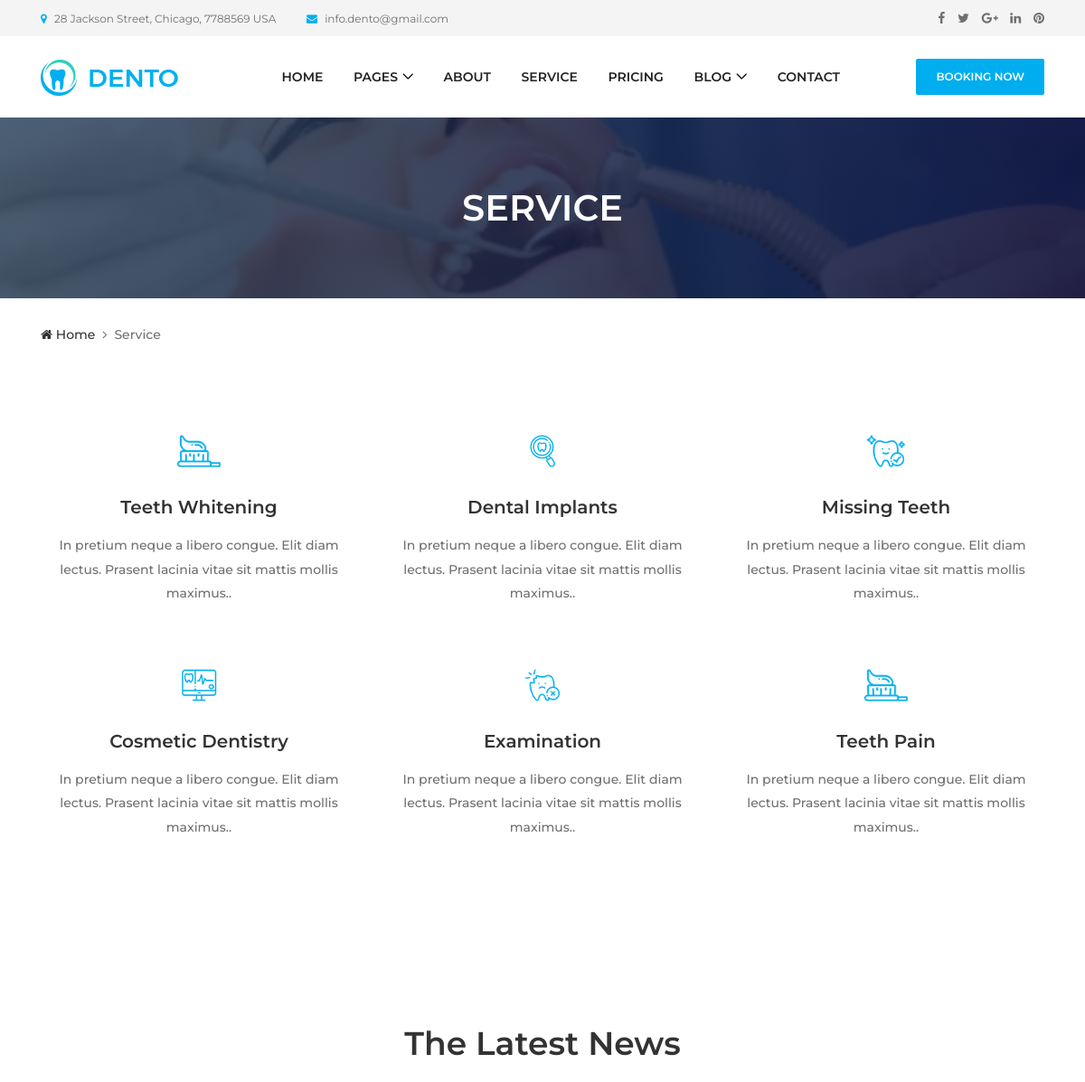
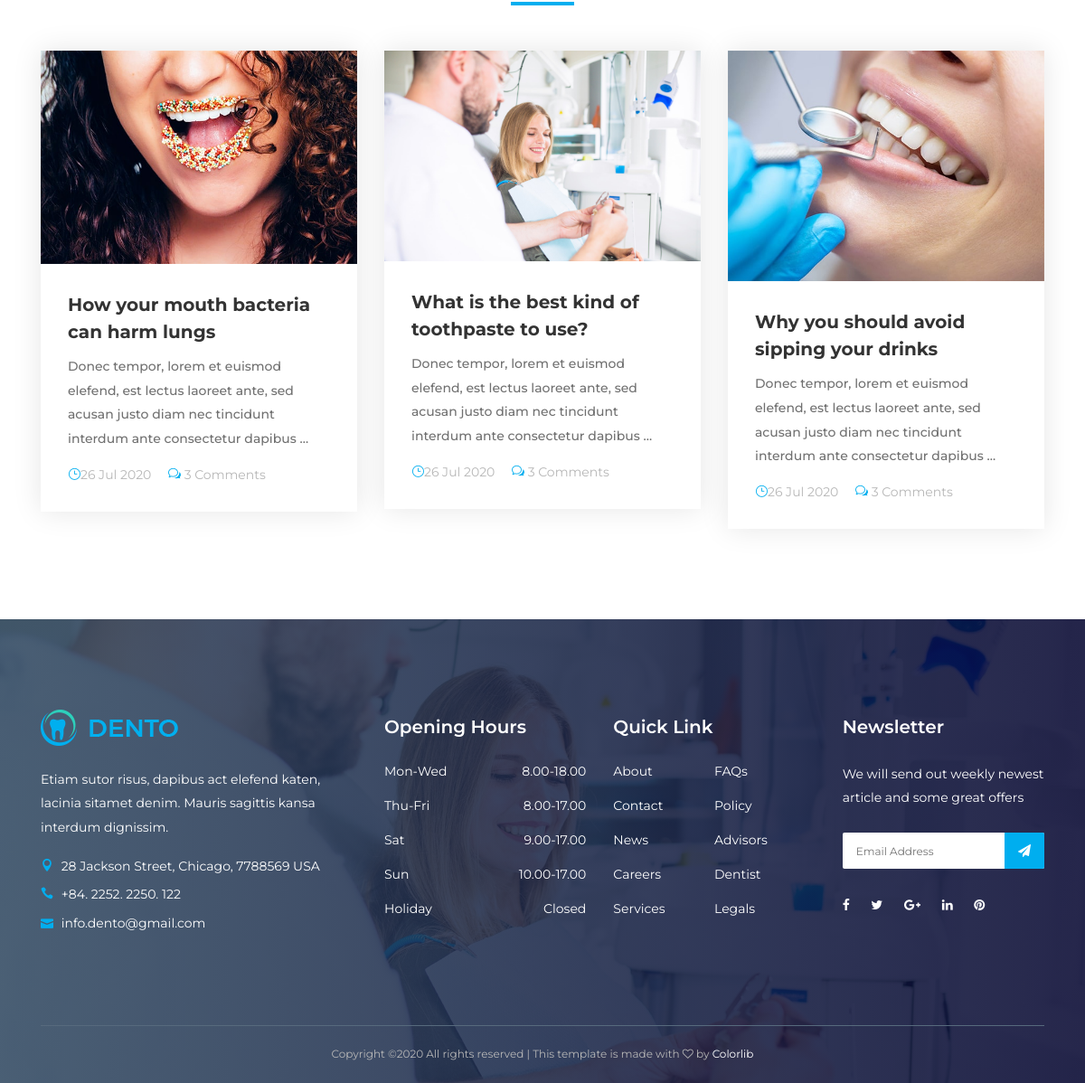
The app's page /service/ with its own data (2 pictures, top to bottom).
### service/models.py (models this page shows, shortened)
class Service(models.Model):
	image = models.ImageField(upload_to = 'media/service')
	title = models.CharField(max_length=50)
	text = models.TextField()

### blog/models.py (models this page shows, shortened)
class BlogPost(models.Model):
	auther = models.ForeignKey(User,on_delete=models.CASCADE)
	title = models.CharField(max_length=150)
	description = models.TextField()
	image = models.ImageField(upload_to = 'media/blog')
	created = models.DateTimeField(default=timezone.now)
	category = models.ForeignKey('Category',on_delete = models.SET_NULL,null=True)
	tags = TaggableManager(blank=True)
	class Meta:
		verbose_name='BlogPostss'
		verbose_name_plural='BlogPosts'

### service/views.py (the view)
# urls.py: path('', views.service_us, name = 'service_us'),
def service_us(request):
	services = Service.objects.all()
	post_list = BlogPost.objects.all()
	context = {'services':services,
				'post_list':post_list,
				}
	return render(request,'service/services.html',context)

### service/templates/service/services.html
{% extends "base.html" %}
{% load static %}
{% block body %}
  <div class="breadcumb-area bg-img bg-gradient-overlay" style="background-image: url({% static 'img/bg-img/12.jpg' %});">
    <div class="container h-100">
      <div class="row h-100 align-items-center">
        <div class="col-12">
          <h2 class="title">Service</h2>
        </div>
      </div>
    </div>
  </div>
  <div class="breadcumb--con">
	    <div class="container">
	      <div class="row">
	        <div class="col-12">
	          <nav aria-label="breadcrumb">
	            <ol class="breadcrumb">
	              <li class="breadcrumb-item"><a href=""><i class="fa fa-home"></i> Home</a></li>
	              <li class="breadcrumb-item active" aria-current="page">Service</li>
	            </ol>
	          </nav>
	        </div>
	      </div>
	    </div>
  </div>
  <section class="dento-services-area mt-50 mb-50">
		    <div class="container">
		      <div class="row">
		        {% for service in services  %}
			        <div class="col-12 col-sm-6 col-lg-4">
			          <div class="single-service--area text-center mb-50">
			            <div class="icon--">
			              <img src="{{service.image.url}}" alt="">
			            </div>
			            <h5>{{service.title}}</h5>
			            <p>{{service.text}}.</p>
			          </div>
			        </div>
		        {% endfor %}
		      </div>
		    </div>
  </section>
  <section class="dento-blog-area section-padding-100-0 clearfix">
    <div class="container">
      <div class="row">
        <div class="col-12">
          <div class="section-heading text-center">
            <h2>The Latest News</h2>
            <div class="line"></div>
          </div>
        </div>
      </div>
      <div class="row">
                   {% for post in post_list %}
                <div class="col-12 col-md-6 col-lg-4">
                  <div class="single-blog-item mb-100">
                    <a href="{% url 'blog:post_detail' post.id %}">
                      <img src="{{post.image.url}}" alt="">
                    </a>
                    <div class="blog-content">
                      <a href="{% url 'blog:post_detail' post.id %}" class="post-title">{{post.title}}</a>
                      <p>{{post.description|truncatewords:20}}</p>
                      <div class="post-meta">
                        <a href="{% url 'blog:post_detail' post.id %}"><i class="icon_clock_alt"></i>{{post.created|date:'j M o'}}</a>
                        <a href="{% url 'blog:post_detail' post.id %}"><i class="icon_chat_alt"></i> 3 Comments</a>
                      </div>
                    </div>
                  </div>
                </div>
            {% endfor %}
      </div>
    </div>
  </section>
{% endblock body %}

### templates/base.html (shortened to what this page needs)
{% load static %}
<!DOCTYPE html>
<html lang="en">
<head>
  <link rel="stylesheet" type="text/css" href="{% static 'css/style.css'%}">
  <link rel="stylesheet" type="text/css" href="{% static 'css/amine.css' %}">
  <link rel="stylesheet" href="{% static 'style.css'%}">
</head>
<body>
  <header class="header-area">
    <div class="top-header-area">
      <div class="container h-100">
        <div class="row h-100 align-items-center">
          <div class="col-6 col-md-9 col-lg-8">
            <div class="top-header-content">
              <a href="#" data-toggle="tooltip" data-placement="bottom" title="28 Jackson Street, Chicago, 7788569 USA"><i class="fa fa-map-marker"></i> <span>28 Jackson Street, Chicago, 7788569 USA</span></a>
              <a href="#" data-toggle="tooltip" data-placement="bottom" title="info.dento@gmail.com"><i class="fa fa-envelope"></i> <span>info.dento@gmail.com</span></a>
            </div>
          </div>
          <div class="col-6 col-md-3 col-lg-4">
            <div class="top-header-social-info text-right">
              <a href="#" data-toggle="tooltip" data-placement="bottom" title="Facebook"><i class="fa fa-facebook"></i></a>
              <a href="#" data-toggle="tooltip" data-placement="bottom" title="Twitter"><i class="fa fa-twitter"></i></a>
              <a href="#" data-toggle="tooltip" data-placement="bottom" title="Google Plus"><i class="fa fa-google-plus"></i></a>
              <a href="#" data-toggle="tooltip" data-placement="bottom" title="Linkedin"><i class="fa fa-linkedin"></i></a>
              <a href="#" data-toggle="tooltip" data-placement="bottom" title="Pinterest"><i class="fa fa-pinterest"></i></a>
            </div>
          </div>
        </div>
      </div>
    </div>
    <div class="main-header-area">
      <div class="classy-nav-container breakpoint-off">
        <div class="container">
          <nav class="classy-navbar justify-content-between" id="dentoNav">
            <a class="nav-brand" href="index.html"><img src="{% static 'img/core-img/logo.png' %}" alt=""></a>
            <div class="classy-menu">
              <div class="classynav">
                <ul id="nav">
                  <li><a href="index.html">Home</a></li>
                  <li><a href="#">Pages</a>
                  </li>
                  <li><a href="about.html">About</a></li>
                  <li><a href="service.html">Service</a></li>
                  <li><a href="pricing.html">Pricing</a></li>
                  <li><a href="#">Blog</a>
                  </li>
                  <li><a href="./contact.html">Contact</a></li>
                </ul>
              </div>
            </div>
            <a href="#" class="btn dento-btn booking-btn">Booking Now</a>
          </nav>
        </div>
      </div>
    </div>
  </header>
  {% block body %}
  {% endblock body %}
  <footer class="footer-area bg-img bg-gradient-overlay" style="background-image: url({% static 'img/bg-img/3.jpg' %});">
    <div class="container">
      <div class="row">
        <div class="col-12 col-sm-6 col-lg-4">
          <div class="single-footer-widget">
            <a href="./index.html" class="d-block mb-4"><img src="./img/core-img/logo.png" alt=""></a>
            <p>Etiam sutor risus, dapibus act elefend katen, lacinia sitamet denim. Mauris sagittis kansa interdum dignissim.</p>
            <div class="footer-contact">
              <p><i class="icon_pin"></i> 28 Jackson Street, Chicago, 7788569 USA</p>
              <p><i class="icon_phone"></i> +84. 2252. 2250. 122</p>
              <p><i class="icon_mail"></i> info.dento@gmail.com</p>
            </div>
          </div>
        </div>
        <div class="col-12 col-sm-6 col-lg">
          <div class="single-footer-widget">
            <h5 class="widget-title">Opening Hours</h5>
            <ul class="opening-hours">
              <li><span>Mon-Wed</span> <span>8.00-18.00</span></li>
              <li><span>Thu-Fri</span> <span>8.00-17.00</span></li>
              <li><span>Sat</span> <span>9.00-17.00</span></li>
              <li><span>Sun</span> <span>10.00-17.00</span></li>
              <li><span>Holiday</span> <span>Closed</span></li>
            </ul>
          </div>
        </div>
        <div class="col-12 col-sm-6 col-lg">
          <div class="single-footer-widget">
            <h5 class="widget-title">Quick Link</h5>
            <nav>
              <ul class="quick-links">
                <li><a href="#">About</a></li>
                <li><a href="#">FAQs</a></li>
                <li><a href="#">Contact</a></li>
                <li><a href="#">Policy</a></li>
                <li><a href="#">News</a></li>
                <li><a href="#">Advisors</a></li>
                <li><a href="#">Careers</a></li>
                <li><a href="#">Dentist</a></li>
                <li><a href="#">Services</a></li>
                <li><a href="#">Legals</a></li>
              </ul>
            </nav>
          </div>
        </div>
        <div class="col-12 col-sm-6 col-lg">
          <div class="single-footer-widget">
            <h5 class="widget-title">Newsletter</h5>
            <p>We will send out weekly newest article and some great offers</p>
            <div class="footer-newsletter-form">
              <form action="#" method="post">
                <input type="email" name="nl-email" value="" placeholder="Email Address">
                <button type="submit"><i class="fa fa-paper-plane" aria-hidden="true"></i></button>
              </form>
            </div>
            <div class="footer-social-info">
              <a href="#" data-toggle="tooltip" data-placement="top" title="Facebook"><i class="fa fa-facebook"></i></a>
              <a href="#" data-toggle="tooltip" data-placement="top" title="Twitter"><i class="fa fa-twitter"></i></a>
              <a href="#" data-toggle="tooltip" data-placement="top" title="Google Plus"><i class="fa fa-google-plus"></i></a>
              <a href="#" data-toggle="tooltip" data-placement="top" title="Linkedin"><i class="fa fa-linkedin"></i></a>
              <a href="#" data-toggle="tooltip" data-placement="top" title="Pinterest"><i class="fa fa-pinterest"></i></a>
            </div>
          </div>
        </div>
      </div>
    </div>
    <div class="container">
      <div class="row">
        <div class="col-12">
          <div class="copywrite-content">
            <p>
Copyright &copy;<script>document.write(new Date().getFullYear());</script> All rights reserved | This template is made with <i class="fa fa-heart-o" aria-hidden="true"></i> by <a href="https://colorlib.com" target="_blank">Colorlib</a>
</p>
          </div>
        </div>
      </div>
    </div>
  </footer>
</body>
</html>

### static/css/default-assets/classy-nav.css (style rules this page uses)
body { font-family: "Roboto", sans-serif; }
ul { margin: 0; }
ul li { list-style: none; }
img { height: auto; max-width: 100%; }
.bg-img { background-position: center center; background-size: cover; background-repeat: no-repeat; }
.classy-nav-container { position: relative; z-index: 100; background-color: #ffffff; }
.classy-nav-container * { box-sizing: border-box; }
.classy-nav-container a { -webkit-transition-duration: 500ms; transition-duration: 500ms; text-decoration: none; outline: none; font-size: 14px; font-weight: 400; color: #232323; display: inline-block; }
.justify-content-between { -webkit-box-pack: justify; -ms-flex-pack: justify; justify-content: space-between; }
.classy-navbar { width: 100%; height: 70px; padding: 0.5em 2em; display: -webkit-box; display: -ms-flexbox; display: flex; -webkit-box-align: center; -ms-flex-align: center; -ms-grid-row-align: center; align-items: center; }
.classy-navbar .nav-brand { font-size: 26px; font-weight: 500; color: #565656; display: inline-block; margin-right: 30px; }
.classynav ul li { display: inline-block; clear: both; position: inherit; z-index: 10; }
.classynav ul li.cn-dropdown-item { position: relative; z-index: 10; }
.classynav ul li a { padding: 0 12px; display: block; height: 35px; font-size: 14px; line-height: 34px; }
.classynav ul li.megamenu-item>a:after, .classynav ul li.has-down>a:after { font-family: 'classyfonts'; content: "\e900"; font-size: 12px; color: #000000; padding-left: 5px; -webkit-transition-duration: 500ms; transition-duration: 500ms; }
.breakpoint-off .classynav { display: -webkit-box; display: -ms-flexbox; display: flex; -webkit-box-align: center; -ms-flex-align: center; -ms-grid-row-align: center; align-items: center; }

### records on screen
Service: image (picture), title "Teeth Whitening", text "In pretium neque a libero congue. Elit diam lectus. Prasent lacinia vitae sit mattis mollis maximus."
Service: image (picture), title "Dental Implants", text "In pretium neque a libero congue. Elit diam lectus. Prasent lacinia vitae sit mattis mollis maximus."
Service: image (picture), title "Missing Teeth", text "In pretium neque a libero congue. Elit diam lectus. Prasent lacinia vitae sit mattis mollis maximus."
Service: image (picture), title "Cosmetic Dentistry", text "In pretium neque a libero congue. Elit diam lectus. Prasent lacinia vitae sit mattis mollis maximus."
Service: image (picture), title "Examination", text "In pretium neque a libero congue. Elit diam lectus. Prasent lacinia vitae sit mattis mollis maximus."
Service: image (picture), title "Teeth Pain", text "In pretium neque a libero congue. Elit diam lectus. Prasent lacinia vitae sit mattis mollis maximus."
BlogPost: image (picture), title "How your mouth bacteria can harm lungs", description "Donec tempor, lorem et euismod elefend, est lectus laoreet ante, sed acusan justo diam nec tincidunt interdum ante consectetur dapibus …", created "26 Jul 2020"
BlogPost: image (picture), title "What is the best kind of toothpaste to use?", description "Donec tempor, lorem et euismod elefend, est lectus laoreet ante, sed acusan justo diam nec tincidunt interdum ante consectetur dapibus …", created "26 Jul 2020"
BlogPost: image (picture), title "Why you should avoid sipping your drinks", description "Donec tempor, lorem et euismod elefend, est lectus laoreet ante, sed acusan justo diam nec tincidunt interdum ante consectetur dapibus …", created "26 Jul 2020"
